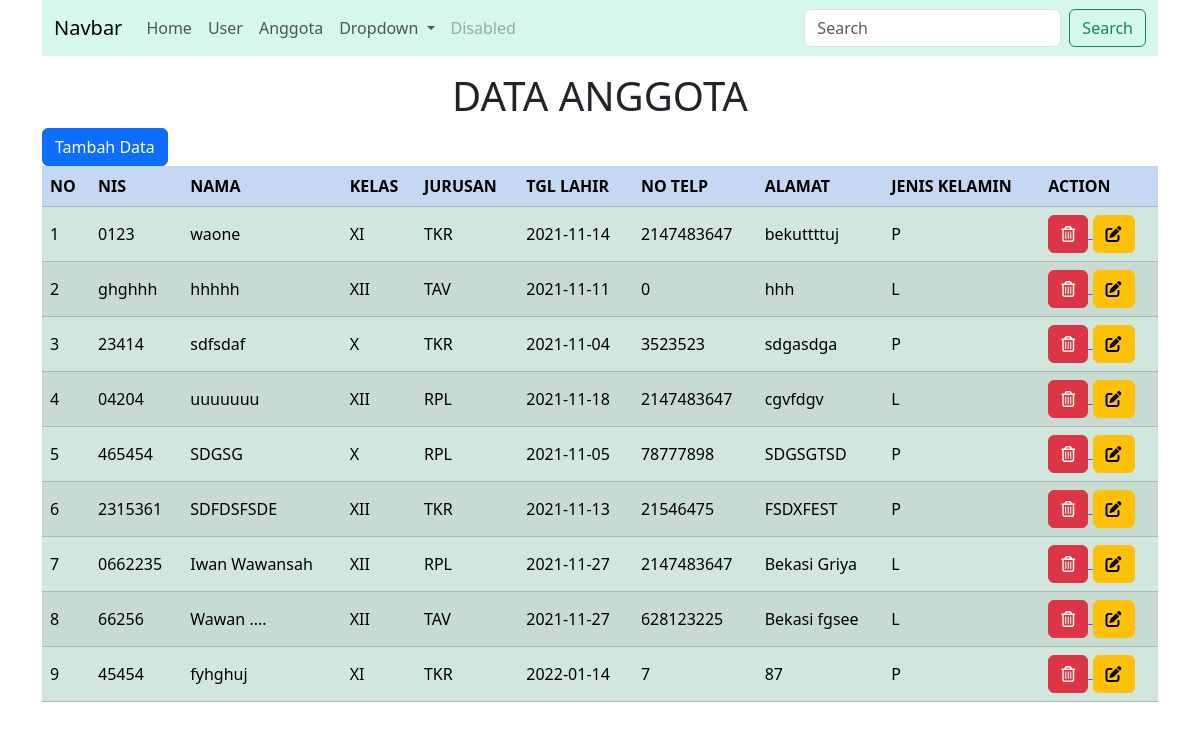
The app's page /admin.php?page=anggota with its own data.
### tables this page shows
CREATE TABLE `anggota` (
  `id_anggota` int(11) NOT NULL,
  `nis` varchar(10) NOT NULL,
  `nama` varchar(20) NOT NULL,
  `kelas` varchar(20) NOT NULL,
  `jurusan` varchar(20) NOT NULL,
  `tgl_lahir` date NOT NULL,
  `no_telepon` int(13) NOT NULL,
  `alamat` text NOT NULL,
  `jenis_kelamin` varchar(10) NOT NULL
);

### anggota.php (the view, shortened to what this page needs)
<Center><h1 class="mt-3">DATA ANGGOTA</h1></Center>
<button type="button" class="btn btn-primary" data-bs-toggle="modal" data-bs-target="#staticBackdrop">
  Tambah Data
</button>
<table class="table table-primary table-striped">
<tr>
    <th>NO</th>
    <th>NIS</th>
    <th>NAMA</th>
    <th>KELAS</th>
    <th>JURUSAN</th>
    <th>TGL LAHIR</th>
    <th>NO TELP</th>
    <th>ALAMAT</th>
    <th>JENIS KELAMIN</th>
    <th>ACTION</th>
</tr>
    <?php
    $no=1;
        $query = mysqli_query($koneksi,"SELECT * from anggota");
        foreach ($query as $row) {
    ?>
<tr>
<td class="table-success" valign="middle"><?php echo $no ?></td>
<td class="table-success" valign="middle"><?php echo $row ['nis'] ?></td>
<td class="table-success" valign="middle"><?php echo $row ['nama'] ?></td>
<td class="table-success" valign="middle"><?php echo $row ['kelas'] ?></td>
<td class="table-success" valign="middle"><?php echo $row ['jurusan'] ?></td>
<td class="table-success" valign="middle"><?php echo $row ['tgl_lahir'] ?></td>
<td class="table-success" valign="middle"><?php echo $row ['no_telepon'] ?></td>
<td class="table-success" valign="middle"><?php echo $row ['alamat'] ?></td>
<td class="table-success" valign="middle"><?php echo $row ['jenis_kelamin'] ?></td>
<td class="table-success" valign="middle">
<a href="?page=anggota&hapus&id=<?php echo $row ['id_anggota']; ?>">
<button class="btn btn-danger">  <i class="far fa-trash-alt"></i> </button>
</a>
<button class="btn btn-warning">  <i class="fas fa-edit"></i> </button>
</td>
</tr>
<?php
$no++;
}
?>
</table>

### admin.php (shortened to what this page needs)
<?php
include('koneksi.php');
?>
<!DOCTYPE html>
<html lang="en">
<head>
    <link rel="stylesheet" href="bootstrap-5.1.3-dist/css/bootstrap.min.css">
    <link rel="stylesheet" href="fontawesome-free-5.15.4-web/css/all.min.css">
</head>
<body>
<div class="container">
    <div class="row">
        <div class="col">
                <nav style="background-color:#d5f7ee;" class="navbar navbar-expand-lg navbar-light">
                    <div class="container-fluid">
                        <a class="navbar-brand" href="#">Navbar</a>
                        <div class="collapse navbar-collapse" id="navbarSupportedContent">
                        <ul class="navbar-nav me-auto mb-2 mb-lg-0">
                                <li class="nav-item">
                                <a class="nav-link" href="?page=home">Home</a>
                                </li>
                                <li class="nav-item">
                                <a class="nav-link" href="?page=user">User</a>
                                </li>
                                <li class="nav-item">
                                <a class="nav-link" href="?page=anggota">Anggota</a>
                                </li>
                                <li class="nav-item dropdown">
                                <a class="nav-link dropdown-toggle" href="#" id="navbarDropdown" role="button" data-bs-toggle="dropdown" aria-expanded="false">
                                    Dropdown
                                </a>
                                </li>
                                <li class="nav-item">
                                <a class="nav-link disabled">Disabled</a>
                                </li>
                            </ul>
                            <form class="d-flex">
                                <input class="form-control me-2" type="search" placeholder="Search" aria-label="Search">
                                <button class="btn btn-outline-success" type="submit">Search</button>
                            </form>
                        </div>
                    </div>
                </nav>
        </div>
    </div>
    <div class="row">
        <div class="col">
            <?php
                if (isset($_GET['page'])) {
                    if ($_GET['page'] ==  'home') {
                        include('home.php');
                    }elseif ($_GET['page'] == 'anggota'){
                        include('anggota.php');
                    }
                }
            ?>
        </div>
    </div>
</div>
</body>
</html>

### records on screen
anggota: nis "0123", nama "waone", kelas "XI", jurusan "TKR", tgl_lahir "2021-11-14", no_telepon "2147483647", alamat "bekuttttuj", jenis_kelamin "P"
anggota: nis "ghghhh", nama "hhhhh", kelas "XII", jurusan "TAV", tgl_lahir "2021-11-11", no_telepon "0", alamat "hhh", jenis_kelamin "L"
anggota: nis "23414", nama "sdfsdaf", kelas "X", jurusan "TKR", tgl_lahir "2021-11-04", no_telepon "3523523", alamat "sdgasdga", jenis_kelamin "P"
anggota: nis "04204", nama "uuuuuuu", kelas "XII", jurusan "RPL", tgl_lahir "2021-11-18", no_telepon "2147483647", alamat "cgvfdgv", jenis_kelamin "L"
anggota: nis "465454", nama "SDGSG", kelas "X", jurusan "RPL", tgl_lahir "2021-11-05", no_telepon "78777898", alamat "SDGSGTSD", jenis_kelamin "P"
anggota: nis "2315361", nama "SDFDSFSDE", kelas "XII", jurusan "TKR", tgl_lahir "2021-11-13", no_telepon "21546475", alamat "FSDXFEST", jenis_kelamin "P"
anggota: nis "0662235", nama "Iwan Wawansah", kelas "XII", jurusan "RPL", tgl_lahir "2021-11-27", no_telepon "2147483647", alamat "Bekasi Griya", jenis_kelamin "L"
anggota: nis "66256", nama "Wawan ....", kelas "XII", jurusan "TAV", tgl_lahir "2021-11-27", no_telepon "628123225", alamat "Bekasi fgsee", jenis_kelamin "L"
anggota: nis "45454", nama "fyhghuj", kelas "XI", jurusan "TKR", tgl_lahir "2022-01-14", no_telepon "7", alamat "87", jenis_kelamin "P"
